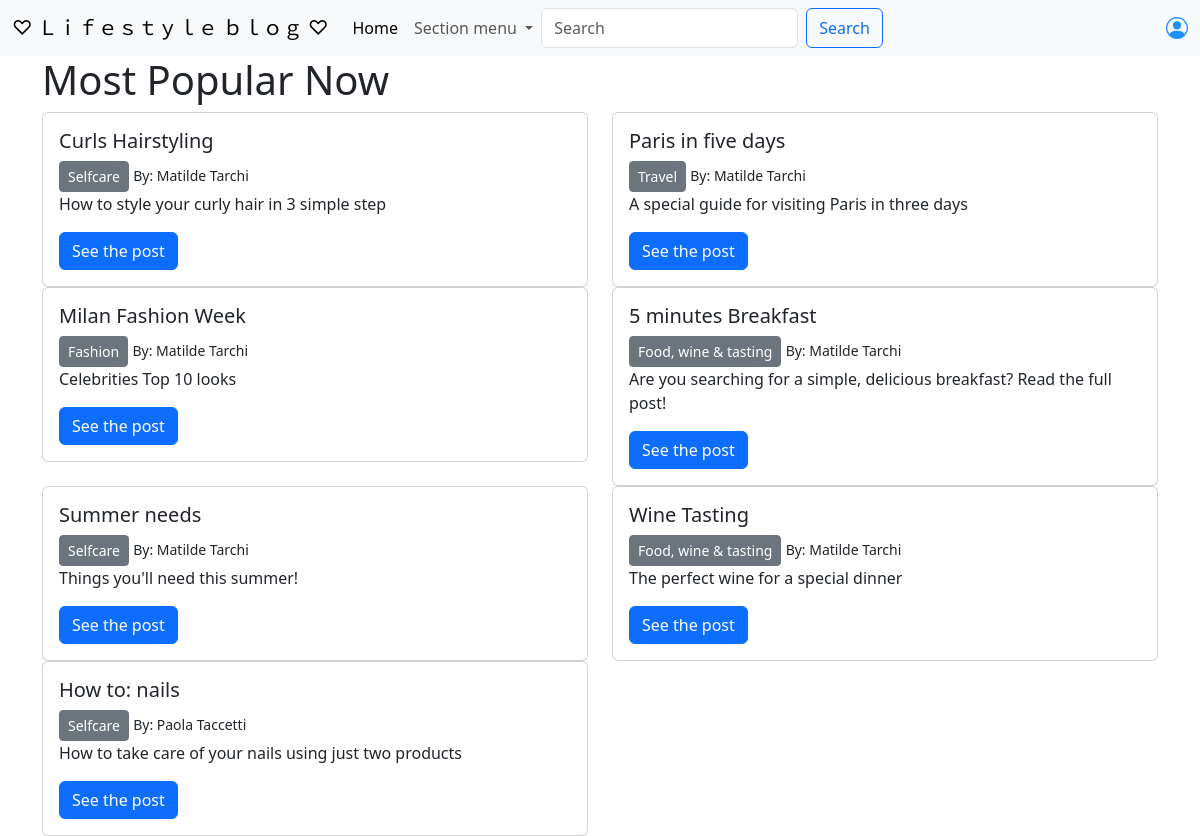
The app's page /, older data.
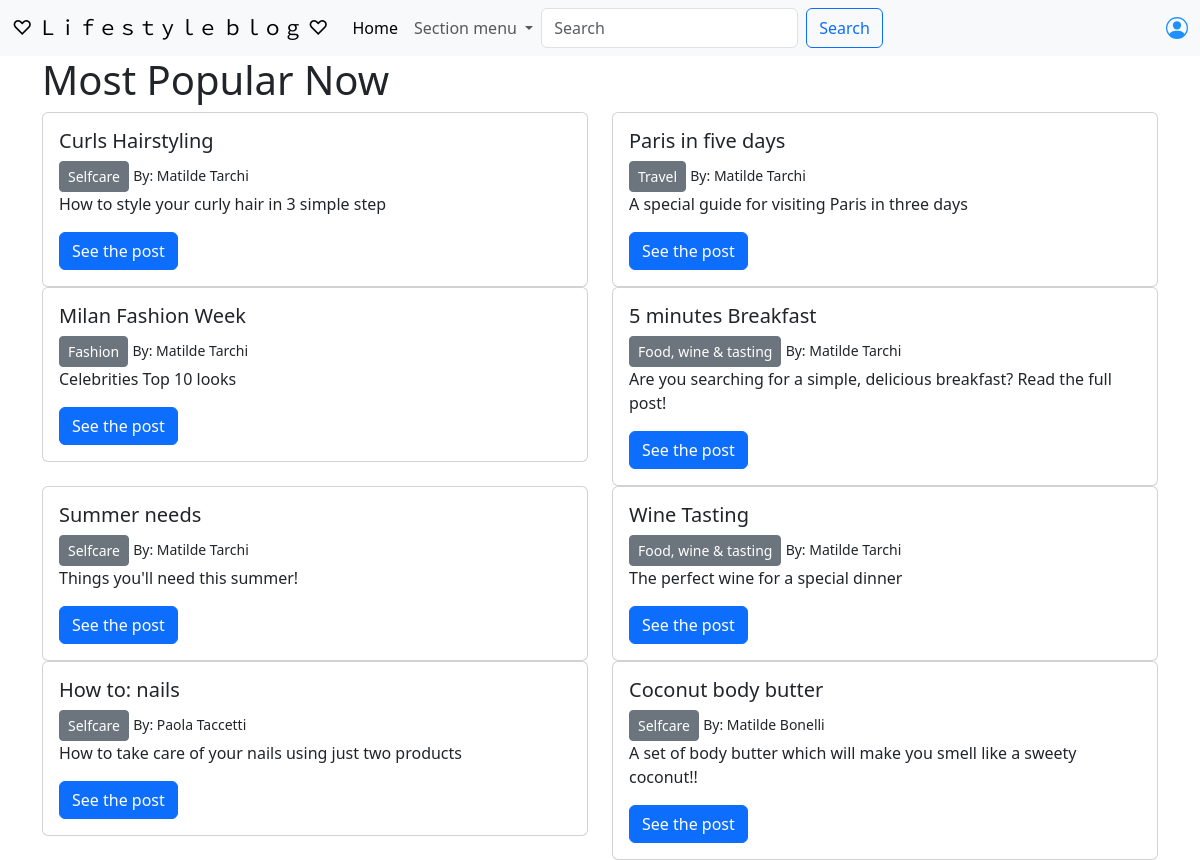
The same page, newer data.
### TheBlog/models.py (models this page shows, shortened)
class Post(models.Model):
    title = models.CharField(max_length=255)
    title_tag = models.CharField(max_length=255, default="Blog")
    category = models.CharField(max_length=255, default="Blog")
    author = models.ForeignKey(User, on_delete=models.CASCADE)
    description = models.CharField(max_length=255, default="No description")
    body = RichTextField(blank=True, null=True)
    likes = models.ManyToManyField(User, related_name='blog_posts')

### TheBlog/views.py (the view)
# urls.py: path('', HomeView.as_view(), name='home'),
class HomeView(ListView):
    model = Post
    template_name = 'home.html'
    def get_context_data(self, *args, **kwargs):
        cat_menu = Category.objects.all()
        context = super(HomeView, self).get_context_data(*args, **kwargs)
        context['cat_menu'] = cat_menu
        return context

### TheBlog/models.py (called while the page is built)
    def __str__(self):
        return self.name

### TheBlog/templates/home.html
{% extends 'base.html' %}
{% block content %}
    <h1> Most Popular Now </h1>
    <div class="row">
        {% for post in object_list %}
            <div class="col-sm-6 mb-3 mb-sm-0">
                <div class="card">
                    <div class="card-body">
                        <h5 class="card-title">{{ post.title }}</h5>
                        <a href="{% url 'category' post.category %}" class="btn btn-secondary btn-sm" >{{ post.category }}</a>
                        <small> By: {{ post.author.first_name }}
                            {{ post.author.last_name }} </small> <br>
                        <p class="card-text">{{ post.description }}</p>
                        <a href="{% url 'article' post.pk %}" class="btn btn-primary">See the post</a>
                    </div>
                </div>
            </div>
            {% if forloop.counter|divisibleby:2 and not forloop.last %}
                </div><div class="row">
            {% endif %}
        {% endfor %}
    </div>
{% endblock %}

Row changes from the older to the newer data that the page shows:
added Post: title "Coconut body butter", category "Selfcare", author.first_name "Matilde", author.last_name "Bonelli", description "A set of body butter which will make you smell like a sweety coconut!!"
